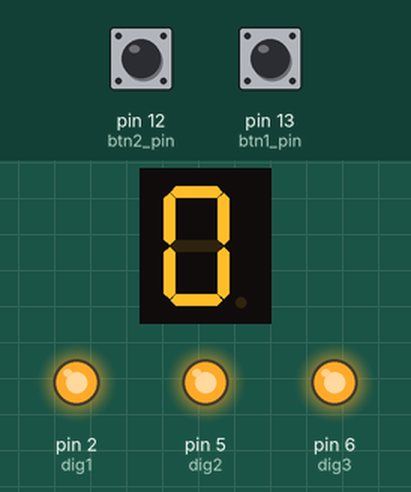
Recording of a sketch running on a simulated Arduino Uno, built with avr-gcc and run on an emulated ATmega328P. On the bench: 1-digit seven-segment display, output pins drawn as LEDs (lit = HIGH). Wiring (inferred from the names in the program): 1-digit 7-segment display, segments lit when HIGH: segments pin 3, pin 7, A2, A4, A5, pin 4, A1, A3. Inputs (shaded band) come from the test bench; at power-on: pin 12 (btn2_pin) LOW, pin 13 (btn1_pin) LOW. The segment pins are drawn as the display they are named for; pins used as bus, display or sensor lines are not drawn.

Above: at 1.8 s.
1.9 s: pin 12 (btn2_pin) pulled HIGH for 3.2 s
At 6.3 s:
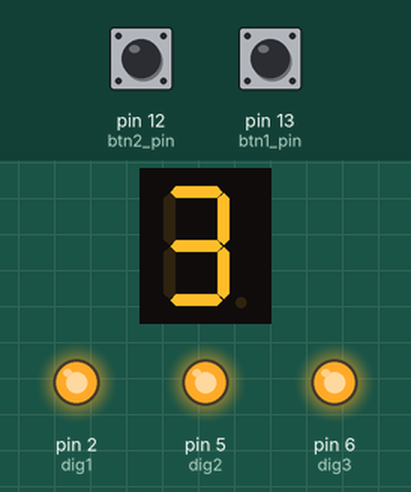
6.6 s: pin 12 (btn2_pin) pulled HIGH for 0.6 s
At 8.4 s:
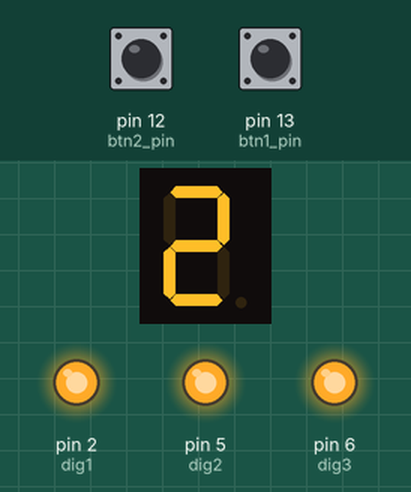
Timing chart, 0 to 9.9 s (numbered marks = the images above; inputs shaded):
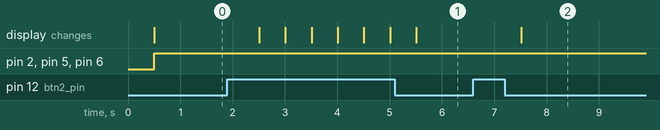

The sketch:

sevenSegment_button.ino
```cpp
// 버튼 눌렀을 때 숫자 올라가고 내려가는거

int a_pin = 3;    // segment의 a led
int b_pin = 7;    // segment의 b led
int c_pin = A2;   // segment의 c led
int d_pin = A4;   // segment의 d led
int e_pin = A5;   // segment의 e led
int f_pin = 4;    // segment의 f led
int g_pin = A1;   // segment의 g led
int dp_pin = A3;    // segment의 dp led

int btn1_pin = 13;  // +버튼
int btn2_pin = 12;  // -버튼

int dig1 = 2;   // 좌측 기준으로 첫번째 segment
int dig2 = 5;   // 좌측 기준으로 두번째 segment
int dig3 = 6;   // 좌측 기준으로 세번째 segment
int dig4 = A0;   // 좌측 기준으로 번째 segment

byte digits[10][7] = {
  {1,1,1,1,1,1,0},  // 0
  {0,1,1,0,0,0,0},  // 1
  {1,1,0,1,1,0,1},  // 2
  {1,1,1,1,0,0,1},  // 3
  {0,1,1,0,0,1,1},  // 4
  {1,0,1,1,0,1,1},  // 5
  {1,0,1,1,1,1,1},  // 6
  {1,1,1,0,0,0,0},  // 7
  {1,1,1,1,1,1,1},  // 8
  {1,1,1,1,0,1,1}   // 9
};

int digitPos[4] = {dig1, dig2, dig3, dig4};

int val = 0;
int val4 = 0;
int val3 = 0;
int val2 = 0;
int val1 = 0;

void setup() {
  // put your setup code here, to run once:
  pinMode(dig1, OUTPUT);
  pinMode(dig2, OUTPUT);
  pinMode(dig3, OUTPUT);
  pinMode(dig4, OUTPUT);

  pinMode(a_pin, OUTPUT);
  pinMode(b_pin, OUTPUT);
  pinMode(c_pin, OUTPUT);
  pinMode(d_pin, OUTPUT);
  pinMode(e_pin, OUTPUT);
  pinMode(f_pin, OUTPUT);
  pinMode(g_pin, OUTPUT);

  pinMode(dp_pin, OUTPUT);

  pinMode(btn1_pin, INPUT);
  pinMode(btn2_pin, INPUT);
}
int number = 0;
void loop() {
  if(digitalRead(btn1_pin) == HIGH) {
    ++number;
    if(number > 9) {
      number = 0;
    }
  }

  if(digitalRead(btn2_pin) == HIGH) {
    --number;
    if(number < 0) {
      number = 9;
    }
  }
  delay(500);

  clearAll();
  selectDigitPos(4);
  printNumber(number);
  delayMicroseconds(1000);
}

void selectDigitPos(int pos) {
  digitalWrite(dig1, HIGH);
  digitalWrite(dig2, HIGH);
  digitalWrite(dig3, HIGH);
  digitalWrite(dig4, HIGH);

  digitalWrite(digitPos[pos-1], LOW);
}

void printNumber(int number) {
  digitalWrite(a_pin, digits[number][0]);
  digitalWrite(b_pin, digits[number][1]);
  digitalWrite(c_pin, digits[number][2]);
  digitalWrite(d_pin, digits[number][3]);
  digitalWrite(e_pin, digits[number][4]);
  digitalWrite(f_pin, digits[number][5]);
  digitalWrite(g_pin, digits[number][6]);
}

void clearAll() {
  digitalWrite(a_pin, LOW);
  digitalWrite(b_pin, LOW);
  digitalWrite(c_pin, LOW);
  digitalWrite(d_pin, LOW);
  digitalWrite(e_pin, LOW);
  digitalWrite(f_pin, LOW);
  digitalWrite(g_pin, LOW);

  digitalWrite(dp_pin, LOW);
}

void printDP() {
  digitalWrite(dp_pin, HIGH);
}
```

Measured:
- after the input at 1.9 s, the display: first changes after 0.61 s (image 1 shows a later state)
- after the input at 6.6 s, the display: changes after 0.92 s (image 2)
